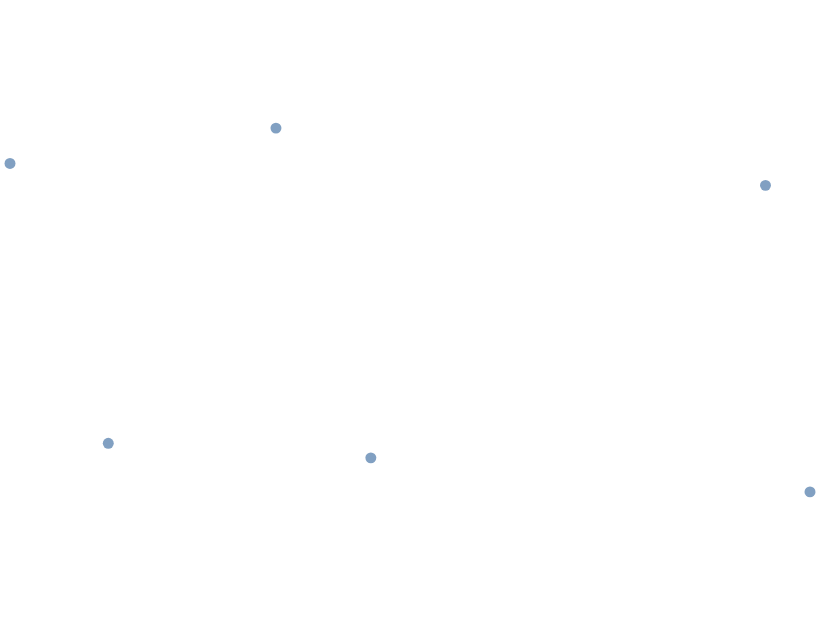

Write the Vega-Lite specification saved for this chart.
### Vega-Lite specification from a JSON file in a GitHub repository (floating-point values rounded to 4 significant figures)
{"$schema": "https://vega.github.io/schema/vega-lite/v6.json", "padding": 5, "autosize": "none", "width": 400, "height": 300, "data": {"values": [{"lon": -74, "lat": 40.7, "n": 8}, {"lon": 2.35, "lat": 48.85, "n": 5}, {"lon": 139.7, "lat": 35.7, "n": 9}, {"lon": 151.2, "lat": -33.9, "n": 3}, {"lon": -43.2, "lat": -22.9, "n": 6}, {"lon": 28, "lat": -26.2, "n": 2}]}, "projection": {"type": "naturalEarth1"}, "mark": "circle", "encoding": {"longitude": {"field": "lon", "type": "quantitative"}, "latitude": {"field": "lat", "type": "quantitative"}}}
